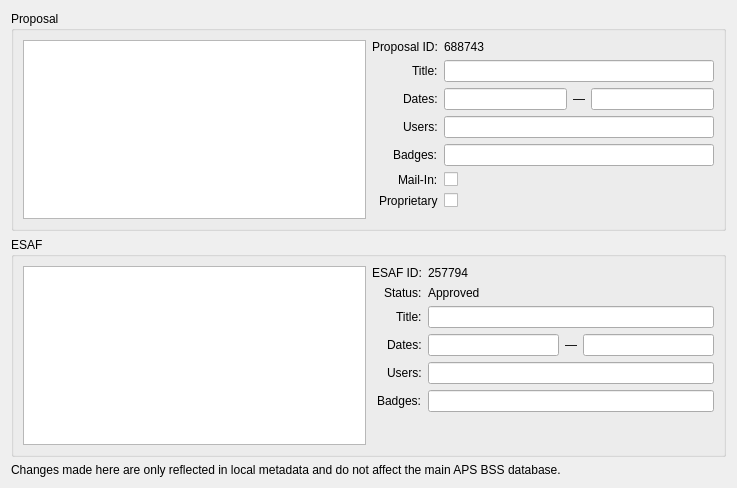
<?xml version="1.0" encoding="UTF-8"?>
<ui version="4.0">
 <class>Form</class>
 <widget class="QWidget" name="Form">
  <property name="geometry">
   <rect>
    <x>0</x>
    <y>0</y>
    <width>737</width>
    <height>488</height>
   </rect>
  </property>
  <property name="windowTitle">
   <string>Beamline Scheduling System (BSS)</string>
  </property>
  <layout class="QVBoxLayout" name="verticalLayout_2">
   <item>
    <widget class="QGroupBox" name="proposal_group_box">
     <property name="title">
      <string>Proposal</string>
     </property>
     <layout class="QHBoxLayout" name="horizontalLayout_2">
      <item>
       <widget class="QTableView" name="proposal_view"/>
      </item>
      <item>
       <layout class="QFormLayout" name="proposal_form_layout">
        <property name="labelAlignment">
         <set>Qt::AlignRight|Qt::AlignTrailing|Qt::AlignVCenter</set>
        </property>
        <property name="rightMargin">
         <number>0</number>
        </property>
        <item row="0" column="0">
         <widget class="QLabel" name="label">
          <property name="text">
           <string>Proposal ID:</string>
          </property>
         </widget>
        </item>
        <item row="0" column="1">
         <widget class="PyDMLabel" name="proposal_id_label">
          <property name="sizePolicy">
           <sizepolicy hsizetype="Expanding" vsizetype="Preferred">
            <horstretch>0</horstretch>
            <verstretch>0</verstretch>
           </sizepolicy>
          </property>
          <property name="toolTip">
           <string/>
          </property>
          <property name="text">
           <string>688743</string>
          </property>
          <property name="channel" stdset="0">
           <string>${P}proposal:id</string>
          </property>
         </widget>
        </item>
        <item row="1" column="0">
         <widget class="QLabel" name="label_2">
          <property name="text">
           <string>Title:</string>
          </property>
         </widget>
        </item>
        <item row="1" column="1">
         <widget class="PyDMLineEdit" name="proposal_title_line_edit">
          <property name="toolTip">
           <string/>
          </property>
          <property name="channel" stdset="0">
           <string>${P}proposal:title</string>
          </property>
          <property name="displayFormat" stdset="0">
           <enum>PyDMLineEdit::String</enum>
          </property>
         </widget>
        </item>
        <item row="2" column="0">
         <widget class="QLabel" name="label_5">
          <property name="text">
           <string>Dates:</string>
          </property>
         </widget>
        </item>
        <item row="2" column="1">
         <layout class="QHBoxLayout" name="horizontalLayout_3">
          <item>
           <widget class="PyDMLineEdit" name="PyDMLineEdit_5">
            <property name="toolTip">
             <string/>
            </property>
            <property name="channel" stdset="0">
             <string>${P}proposal:startDate</string>
            </property>
            <property name="displayFormat" stdset="0">
             <enum>PyDMLineEdit::String</enum>
            </property>
           </widget>
          </item>
          <item>
           <widget class="QLabel" name="label_16">
            <property name="text">
             <string>—</string>
            </property>
           </widget>
          </item>
          <item>
           <widget class="PyDMLineEdit" name="PyDMLineEdit">
            <property name="toolTip">
             <string/>
            </property>
            <property name="channel" stdset="0">
             <string>${P}proposal:endDate</string>
            </property>
            <property name="displayFormat" stdset="0">
             <enum>PyDMLineEdit::String</enum>
            </property>
           </widget>
          </item>
         </layout>
        </item>
        <item row="3" column="0">
         <widget class="QLabel" name="label_7">
          <property name="text">
           <string>Users:</string>
          </property>
         </widget>
        </item>
        <item row="3" column="1">
         <widget class="PyDMLineEdit" name="proposal_users_line_edit">
          <property name="toolTip">
           <string/>
          </property>
          <property name="channel" stdset="0">
           <string>${P}proposal:users</string>
          </property>
          <property name="displayFormat" stdset="0">
           <enum>PyDMLineEdit::String</enum>
          </property>
         </widget>
        </item>
        <item row="4" column="0">
         <widget class="QLabel" name="label_8">
          <property name="text">
           <string>Badges:</string>
          </property>
         </widget>
        </item>
        <item row="4" column="1">
         <widget class="PyDMLineEdit" name="proposal_badges_line_edit">
          <property name="toolTip">
           <string/>
          </property>
          <property name="channel" stdset="0">
           <string>${P}proposal:userBadges</string>
          </property>
          <property name="displayFormat" stdset="0">
           <enum>PyDMLineEdit::String</enum>
          </property>
         </widget>
        </item>
        <item row="5" column="0">
         <widget class="QLabel" name="label_9">
          <property name="text">
           <string>Mail-In:</string>
          </property>
         </widget>
        </item>
        <item row="5" column="1">
         <widget class="PyDMCheckbox" name="PyDMCheckbox">
          <property name="toolTip">
           <string/>
          </property>
          <property name="channel" stdset="0">
           <string>${P}proposal:mailInFlag</string>
          </property>
         </widget>
        </item>
        <item row="6" column="0">
         <widget class="QLabel" name="label_10">
          <property name="text">
           <string>Proprietary</string>
          </property>
         </widget>
        </item>
        <item row="6" column="1">
         <widget class="PyDMCheckbox" name="PyDMCheckbox_2">
          <property name="toolTip">
           <string/>
          </property>
          <property name="channel" stdset="0">
           <string>${P}proposal:proprietaryFlag</string>
          </property>
         </widget>
        </item>
       </layout>
      </item>
     </layout>
    </widget>
   </item>
   <item>
    <widget class="QGroupBox" name="esaf_group_box">
     <property name="title">
      <string>ESAF</string>
     </property>
     <layout class="QHBoxLayout" name="horizontalLayout">
      <item>
       <widget class="QTableView" name="esaf_view"/>
      </item>
      <item>
       <layout class="QFormLayout" name="formLayout">
        <property name="labelAlignment">
         <set>Qt::AlignRight|Qt::AlignTrailing|Qt::AlignVCenter</set>
        </property>
        <property name="rightMargin">
         <number>0</number>
        </property>
        <item row="0" column="0">
         <widget class="QLabel" name="label_3">
          <property name="text">
           <string>ESAF ID:</string>
          </property>
         </widget>
        </item>
        <item row="0" column="1">
         <widget class="PyDMLabel" name="PyDMLabel">
          <property name="sizePolicy">
           <sizepolicy hsizetype="Expanding" vsizetype="Preferred">
            <horstretch>0</horstretch>
            <verstretch>0</verstretch>
           </sizepolicy>
          </property>
          <property name="toolTip">
           <string/>
          </property>
          <property name="text">
           <string>257794</string>
          </property>
          <property name="channel" stdset="0">
           <string>${P}esaf:id</string>
          </property>
          <property name="displayFormat" stdset="0">
           <enum>PyDMLabel::String</enum>
          </property>
         </widget>
        </item>
        <item row="1" column="0">
         <widget class="QLabel" name="label_15">
          <property name="text">
           <string>Status:</string>
          </property>
         </widget>
        </item>
        <item row="1" column="1">
         <widget class="PyDMLabel" name="PyDMLabel_2">
          <property name="toolTip">
           <string/>
          </property>
          <property name="text">
           <string>Approved</string>
          </property>
          <property name="channel" stdset="0">
           <string>${P}esaf:status</string>
          </property>
          <property name="displayFormat" stdset="0">
           <enum>PyDMLabel::String</enum>
          </property>
         </widget>
        </item>
        <item row="2" column="0">
         <widget class="QLabel" name="label_4">
          <property name="text">
           <string>Title:</string>
          </property>
         </widget>
        </item>
        <item row="2" column="1">
         <widget class="PyDMLineEdit" name="PyDMLineEdit_2">
          <property name="toolTip">
           <string/>
          </property>
          <property name="channel" stdset="0">
           <string>${P}esaf:title</string>
          </property>
          <property name="displayFormat" stdset="0">
           <enum>PyDMLineEdit::String</enum>
          </property>
         </widget>
        </item>
        <item row="3" column="0">
         <widget class="QLabel" name="label_11">
          <property name="text">
           <string>Dates:</string>
          </property>
         </widget>
        </item>
        <item row="3" column="1">
         <layout class="QHBoxLayout" name="horizontalLayout_4">
          <item>
           <widget class="PyDMLineEdit" name="PyDMLineEdit_7">
            <property name="toolTip">
             <string/>
            </property>
            <property name="channel" stdset="0">
             <string>${P}esaf:startDate</string>
            </property>
            <property name="displayFormat" stdset="0">
             <enum>PyDMLineEdit::String</enum>
            </property>
           </widget>
          </item>
          <item>
           <widget class="QLabel" name="label_6">
            <property name="text">
             <string>—</string>
            </property>
           </widget>
          </item>
          <item>
           <widget class="PyDMLineEdit" name="PyDMLineEdit_6">
            <property name="toolTip">
             <string/>
            </property>
            <property name="channel" stdset="0">
             <string>${P}esaf:endDate</string>
            </property>
            <property name="displayFormat" stdset="0">
             <enum>PyDMLineEdit::String</enum>
            </property>
           </widget>
          </item>
         </layout>
        </item>
        <item row="4" column="0">
         <widget class="QLabel" name="label_13">
          <property name="text">
           <string>Users:</string>
          </property>
         </widget>
        </item>
        <item row="4" column="1">
         <widget class="PyDMLineEdit" name="PyDMLineEdit_3">
          <property name="toolTip">
           <string/>
          </property>
          <property name="channel" stdset="0">
           <string>${P}esaf:users</string>
          </property>
          <property name="displayFormat" stdset="0">
           <enum>PyDMLineEdit::String</enum>
          </property>
         </widget>
        </item>
        <item row="5" column="0">
         <widget class="QLabel" name="label_14">
          <property name="text">
           <string>Badges:</string>
          </property>
         </widget>
        </item>
        <item row="5" column="1">
         <widget class="PyDMLineEdit" name="PyDMLineEdit_4">
          <property name="toolTip">
           <string/>
          </property>
          <property name="channel" stdset="0">
           <string>${P}esaf:userBadges</string>
          </property>
          <property name="displayFormat" stdset="0">
           <enum>PyDMLineEdit::String</enum>
          </property>
         </widget>
        </item>
       </layout>
      </item>
     </layout>
    </widget>
   </item>
   <item>
    <widget class="QLabel" name="label_12">
     <property name="text">
      <string>Changes made here are only reflected in local metadata and do not affect the main APS BSS database.</string>
     </property>
    </widget>
   </item>
  </layout>
 </widget>
 <customwidgets>
  <customwidget>
   <class>PyDMLabel</class>
   <extends>QLabel</extends>
   <header>pydm.widgets.label</header>
  </customwidget>
  <customwidget>
   <class>PyDMCheckbox</class>
   <extends>QCheckBox</extends>
   <header>pydm.widgets.checkbox</header>
  </customwidget>
  <customwidget>
   <class>PyDMLineEdit</class>
   <extends>QLineEdit</extends>
   <header>pydm.widgets.line_edit</header>
  </customwidget>
 </customwidgets>
 <resources/>
 <connections/>
</ui>
